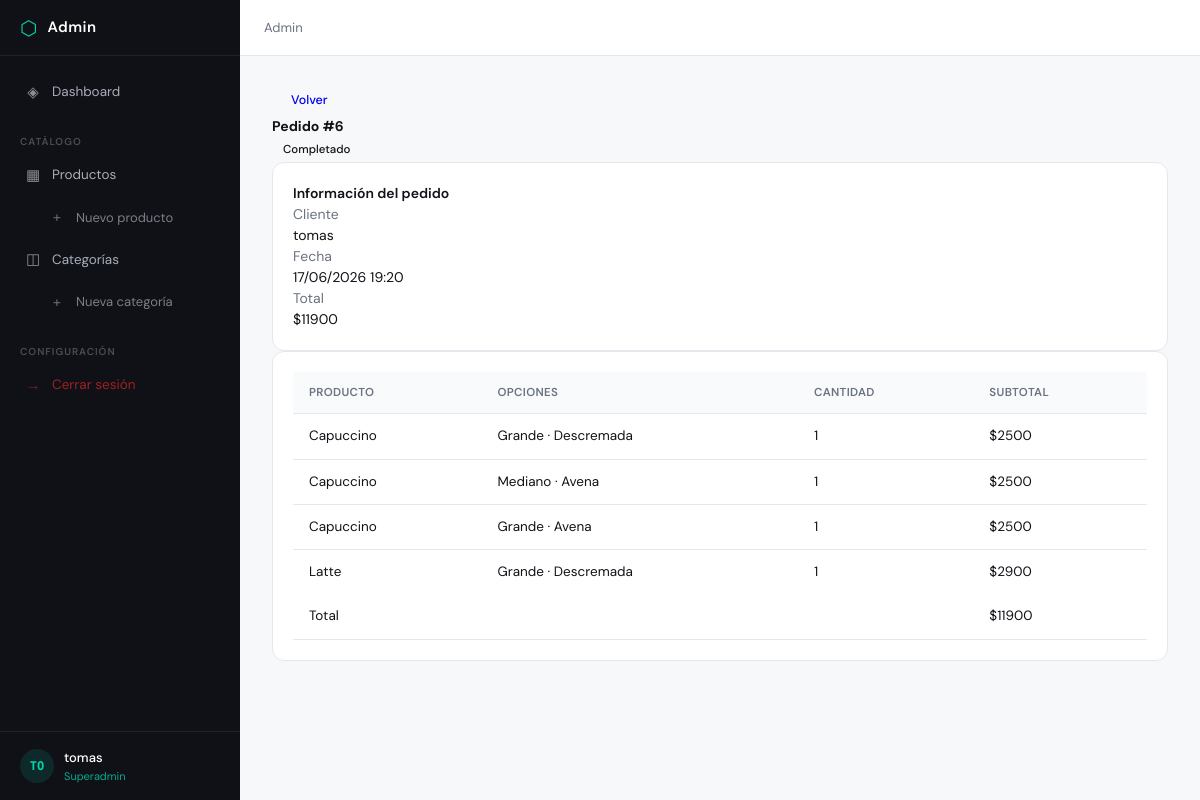
The app's page /panel/pedidos/6/ (signed in) with its own data.
### catalogo/models.py (models this page shows, shortened)
class Pedido(models.Model):
    cliente = models.ForeignKey(User, on_delete=models.SET_NULL, null=True, blank=True)
    fecha_pedido = models.DateTimeField(auto_now_add=True)
    completado = models.BooleanField(default=False)

class Producto(models.Model):
    nombre = models.CharField(max_length=200)
    descripcion = models.TextField()
    precio = models.IntegerField()
    stock = models.IntegerField()
    image = models.ImageField(upload_to='productos/', null=True, blank=True)
    categoria = models.ForeignKey(Categoria, on_delete=models.CASCADE, related_name='productos')

class ItemPedido(models.Model):
    TAMANO_CHOICES = [
        ('Pequeño', 'Pequeño'),
        ('Mediano', 'Mediano'),
        ('Grande', 'Grande'),
    ]
    TIPO_LECHE_CHOICES = [
        ('Entera', 'Entera'),
        ('Descremada', 'Descremada'),
        ('Almendra', 'Almendra'),
        ('Avena', 'Avena'),
        ('Sin Leche', 'Sin Leche'),
    ]
    pedido = models.ForeignKey(Pedido, on_delete=models.CASCADE)
    producto = models.ForeignKey(Producto, on_delete=models.CASCADE)
    cantidad = models.IntegerField(default=1)
    tamano = models.CharField(max_length=20, choices=TAMANO_CHOICES, null=True, blank=True)
    tipo_leche = models.CharField(max_length=20, choices=TIPO_LECHE_CHOICES, null=True, blank=True)
    precio_unitario = models.IntegerField(default=0)

### backoffice/views.py (the view)
# urls.py: path('pedidos/<int:pk>/', views.pedido_detalle, name='admin_pedido_detalle'),
@admin_required
def pedido_detalle(request, pk):
    pedido = get_object_or_404(Pedido.objects.select_related('cliente').prefetch_related('itempedido_set__producto'), pk=pk)
    raw_items = pedido.itempedido_set.all()
    items = []
    total = 0
    for i in raw_items:
        subtotal = i.precio_unitario * i.cantidad
        total += subtotal
        items.append({
            'producto': i.producto,
            'tamano': i.tamano,
            'tipo_leche': i.tipo_leche,
            'cantidad': i.cantidad,
            'precio_unitario': i.precio_unitario,
            'subtotal': subtotal,
        })
    return render(request, 'admin_panel/pedido_detalle.html', {'pedido': pedido, 'items': items, 'total': total})

### backoffice/views.py (called while the page is built)
def admin_required(view_func):
    @wraps(view_func)
    def _wrapped_view(request, *args, **kwargs):
        if not request.user.is_authenticated:
            messages.error(request, 'Debes iniciar sesión para acceder al panel.')
            return redirect('admin_login')
        if not (request.user.is_staff or request.user.is_superuser):
            messages.error(request, 'No tienes permisos para acceder al panel.')
            return redirect('inicio') # <-- Lo cambié a 'inicio' para que devuelva al home
        return view_func(request, *args, **kwargs)
    return _wrapped_view

### catalogo/context_processors.py (called while the page is built)
def cantidad_carrito(request):
    total = 0
    if 'carrito' in request.session: # si ya hay un carrito
        for key, value in request.session['carrito'].items():
            total += value['cantidad'] # suma la cantidad de cada prod guardado
    return {'cantidad_carrito' : total} #envia la cantidad al html

### catalogo/templates/admin_panel/pedido_detalle.html (shortened to what this page needs)
{% extends 'admin_panel/base.html' %}
{% block content %}
<div class="d-flex align-items-center gap-3 mb-4">
  <a href="{% url 'admin_pedido_lista' %}" class="btn btn-outline-secondary btn-sm">
    Volver
  </a>
  <h4 class="mb-0 fw-bold">Pedido #{{ pedido.id }}</h4>
  {% if pedido.completado %}
    <span class="badge bg-success">Completado</span>
  {% else %}
    <span class="badge bg-warning text-dark">Pendiente</span>
  {% endif %}
</div>
<div class="row g-4">
  <div class="col-md-4">
    <div class="card shadow-sm border-0 h-100">
      <div class="card-body">
        <h6 class="card-title fw-bold mb-3">Información del pedido</h6>
        <dl class="row mb-0 small">
          <dt class="col-5 text-muted">Cliente</dt>
          <dd class="col-7">
            {% if pedido.cliente %}{{ pedido.cliente.username }}{% else %}<em>Invitado</em>{% endif %}
          </dd>
          <dt class="col-5 text-muted">Fecha</dt>
          <dd class="col-7">{{ pedido.fecha_pedido|date:"d/m/Y H:i" }}</dd>
          <dt class="col-5 text-muted">Total</dt>
          <dd class="col-7 fw-bold">${{ total }}</dd>
        </dl>
      </div>
    </div>
  </div>
  <div class="col-md-8">
    <div class="card shadow-sm border-0">
      <div class="card-body p-0">
        <table class="table align-middle mb-0">
          <thead class="table-light">
            <tr>
              <th>Producto</th>
              <th>Opciones</th>
              <th class="text-center">Cantidad</th>
              <th class="text-end">Subtotal</th>
            </tr>
          </thead>
          <tbody>
            {% for item in items %}
            <tr>
              <td class="fw-semibold">
                {% if item.producto %}{{ item.producto.nombre }}{% else %}<em class="text-muted">Producto eliminado</em>{% endif %}
              </td>
              <td class="small text-muted">
                {% if item.tamano %}{{ item.tamano }}{% endif %}
                {% if item.tamano and item.tipo_leche %} · {% endif %}
                {% if item.tipo_leche %}{{ item.tipo_leche }}{% endif %}
              </td>
              <td class="text-center">{{ item.cantidad }}</td>
              <td class="text-end">
                {% if item.producto %}
                  ${{ item.producto.precio|floatformat:0 }}
                {% else %}—{% endif %}
              </td>
            </tr>
            {% empty %}
            <tr>
              <td colspan="4" class="text-center text-muted py-4">Sin productos registrados.</td>
            </tr>
            {% endfor %}
          </tbody>
          <tfoot class="table-light">
            <tr>
              <td colspan="3" class="text-end fw-bold">Total</td>
              <td class="text-end fw-bold">${{ total }}</td>
            </tr>
          </tfoot>
        </table>
      </div>
    </div>
  </div>
</div>
{% endblock %}

### catalogo/templates/admin_panel/base.html (shortened to what this page needs)
<!DOCTYPE html>
<html lang="es">
<head>
{% load static %}
<link rel="stylesheet" href="{% static 'catalogo/css/admin.css' %}">
</head>
<body>
{% if user.is_authenticated %}
<div class="layout">
  <aside class="sidebar" id="sidebar">
    <div class="sidebar-header">
      <div class="logo">
        <span class="logo-icon">⬡</span>
        <span class="logo-text">Admin</span>
      </div>
    </div>
    <nav class="sidebar-nav">
      <a href="{% url 'admin_dashboard' %}" class="nav-item {% if request.resolver_match.url_name == 'dashboard' %}active{% endif %}">
        <span class="nav-icon">◈</span>
        <span>Dashboard</span>
      </a>
      <div class="nav-section">Catálogo</div>
      <a href="{% url 'admin_producto_lista' %}" class="nav-item {% if 'producto' in request.resolver_match.url_name %}active{% endif %}">
        <span class="nav-icon">▦</span>
        <span>Productos</span>
      </a>
      <a href="{% url 'admin_producto_crear' %}" class="nav-item nav-sub">
        <span class="nav-icon">+</span>
        <span>Nuevo producto</span>
      </a>
      <a href="{% url 'admin_categoria_lista' %}" class="nav-item {% if 'categoria' in request.resolver_match.url_name %}active{% endif %}">
        <span class="nav-icon">◫</span>
        <span>Categorías</span>
      </a>
      <a href="{% url 'admin_categoria_crear' %}" class="nav-item nav-sub">
        <span class="nav-icon">+</span>
        <span>Nueva categoría</span>
      </a>
      <div class="nav-section">Configuración</div>
      <a href="{% url 'admin_logout' %}" class="nav-item nav-logout">
        <span class="nav-icon">→</span>
        <span>Cerrar sesión</span>
      </a>
    </nav>
    <div class="sidebar-footer">
      <div class="user-badge">
        <div class="user-avatar">{{ user.username|slice:":2"|upper }}</div>
        <div class="user-info">
          <span class="user-name">{{ user.get_full_name|default:user.username }}</span>
          <span class="user-role">{% if user.is_superuser %}Superadmin{% else %}Staff{% endif %}</span>
        </div>
      </div>
    </div>
  </aside>
  <main class="main">
    <header class="topbar">
      <div class="breadcrumb">
        <a href="{% url 'admin_dashboard' %}">Admin</a>
      </div>
    </header>
    <div class="page-content">
      {% block content %}{% endblock %}
    </div>
  </main>
</div>
{% else %}
  {% block auth_content %}{% endblock %}
{% endif %}
</body>
</html>

### records on screen
Pedido: id "6", cliente.username "tomas", fecha_pedido "17/06/2026 19:20"
Producto: producto.nombre "Capuccino", tamano "Grande", tipo_leche "Descremada", cantidad "1", producto.precio "2500", tamano "Mediano", tipo_leche "Avena"
Producto: producto.nombre "Latte", tamano "Grande", tipo_leche "Descremada", cantidad "1", producto.precio "2900"

### other values on screen
{{ user.username|slice:":2"|upper }} "TO"
{{ user.get_full_name|default:user.username }} "tomas"
{{ total }} "11900"
